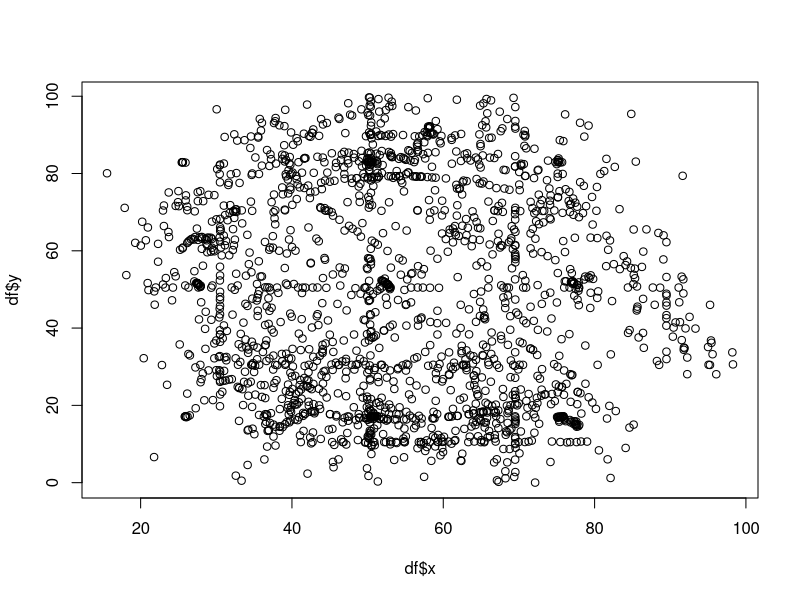
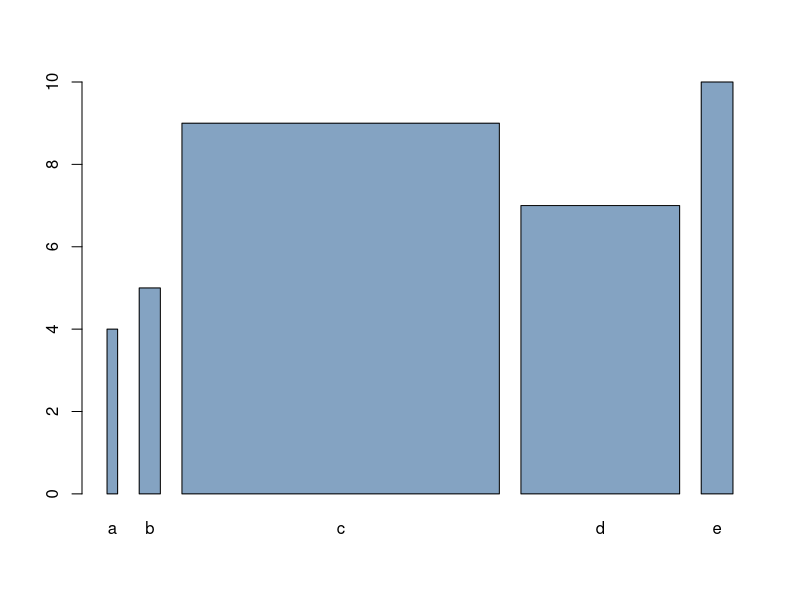
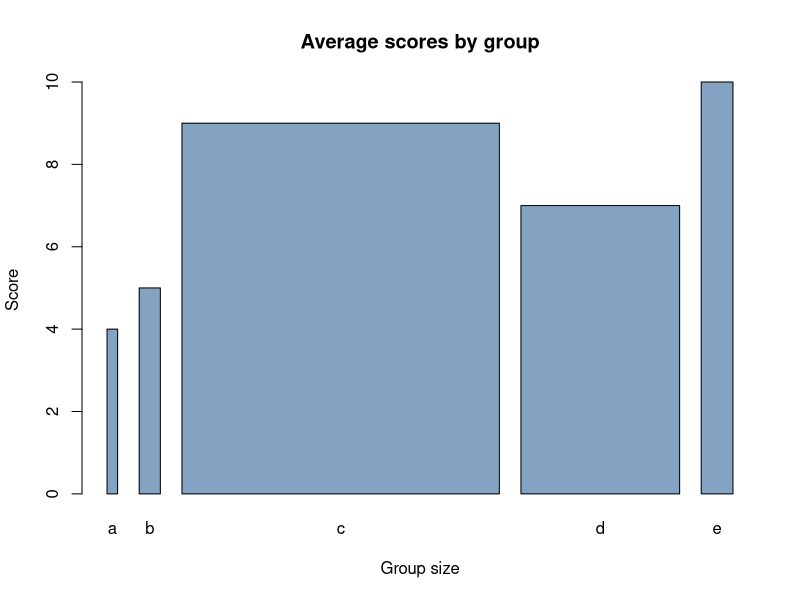
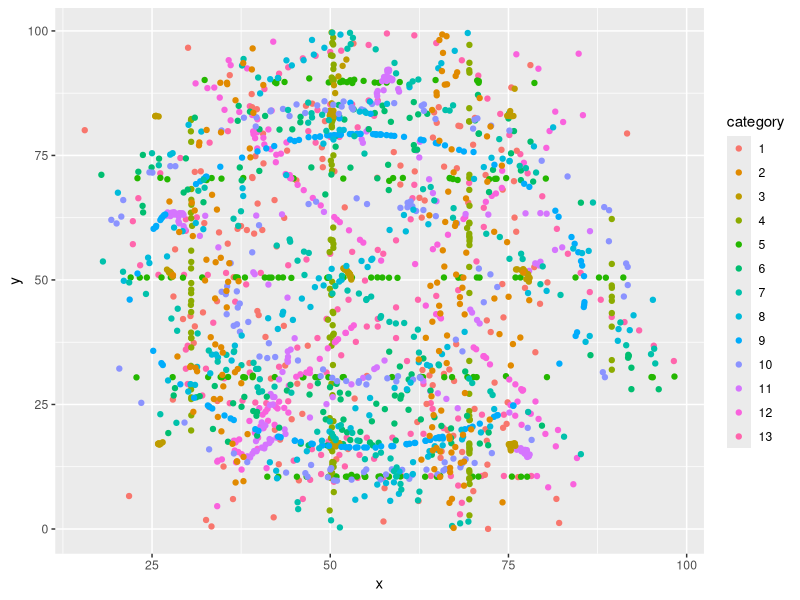
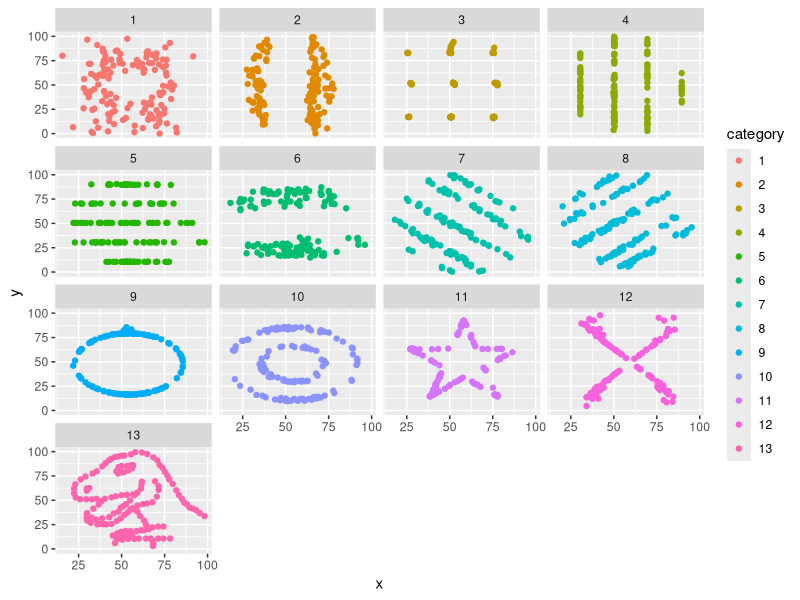
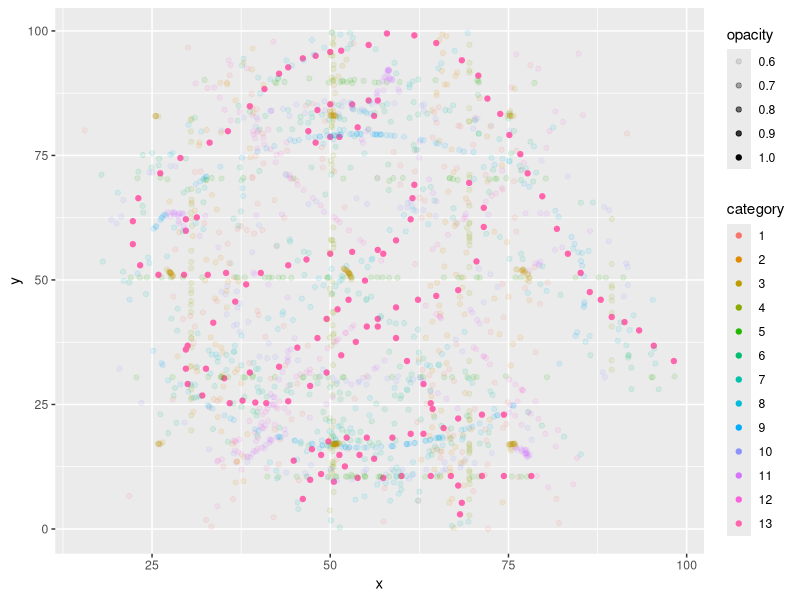

Reproduce these figures in R, in order.
## ---- chunk 1
library(dplyr)
library(forcats)
library(ggplot2)
library(knitr)

datasaurus <- read.csv("data/datasaurus.csv")
## ---- chunk 2
df <- datasaurus

plot(df$x, df$y)
## ---- chunk 3

# create dummy data
data <- data.frame(
  name=letters[1:5],
  value=sample(seq(4,10),5)
)

# Control space:
# barplot(height=data$value, names=data$name, col=rgb(0.2,0.4,0.6,0.6), space=c(0.1,0.2,3,1.5,0.3) )
 
# Control width:
barplot(height=data$value, names=data$name, col=rgb(0.2,0.4,0.6,0.6), width=c(0.1,0.2,3,1.5,0.3))


## ---- chunk 4
barplot(height=data$value, names=data$name, col=rgb(0.2,0.4,0.6,0.6), width=c(0.1,0.2,3,1.5,0.3), 
        main ="Average scores by group",
        xlab = "Group size",
        ylab = "Score")
## ---- chunk 5
#| fig-cap: Table showing random 15 rows of our dataset to have a sense of our data.
#| label: fig-datasaurus

datasaurus <- datasaurus |> 
  mutate(
    category = as.factor(dataset),
    category = fct_relevel(category,  "away", "wide_lines", "dots", "v_lines", "h_lines", "high_lines", "slant_down", "slant_up", "circle", "bullseye",  "star", "x_shape", "dino"),
    category = as.factor(as.integer(category))
  ) |> 
  as_tibble()

datasaurus |> 
  select(category, x, y) |> 
  slice_sample(n = 15) |> 
  kable()

## ---- chunk 6
datasaurus |> 
  group_by(category) |> 
  summarise(
    mean_x = mean(x, na.rm = TRUE),
    sd_x = sd(x, na.rm = TRUE),
    min_x = min(x, na.rm = TRUE),
    max_x = max(x, na.rm = TRUE),
    mean_y = mean(y, na.rm = TRUE),
    sd_y = sd(y, na.rm = TRUE),
    min_y = min(y, na.rm = TRUE),
    max_y = max(y, na.rm = TRUE),
    .groups = "drop"
  ) |> 
  knitr::kable()
## ---- chunk 7
#| echo: true
ggplot(datasaurus, aes(x = x, y = y, color = category)) +
  geom_point()
## ---- chunk 8
#| echo: true
ggplot(datasaurus, aes(x = x, y = y, color = category)) +
  geom_point() +
  facet_wrap(~category)
## ---- chunk 9
#| echo: true

datasaurus |> 
  mutate(opacity = case_when(
    category == 13 ~ 1,
    .default = 0.6
  )) |> 
ggplot(aes(x = x, y = y, color = category, alpha = opacity)) +
  geom_point()
